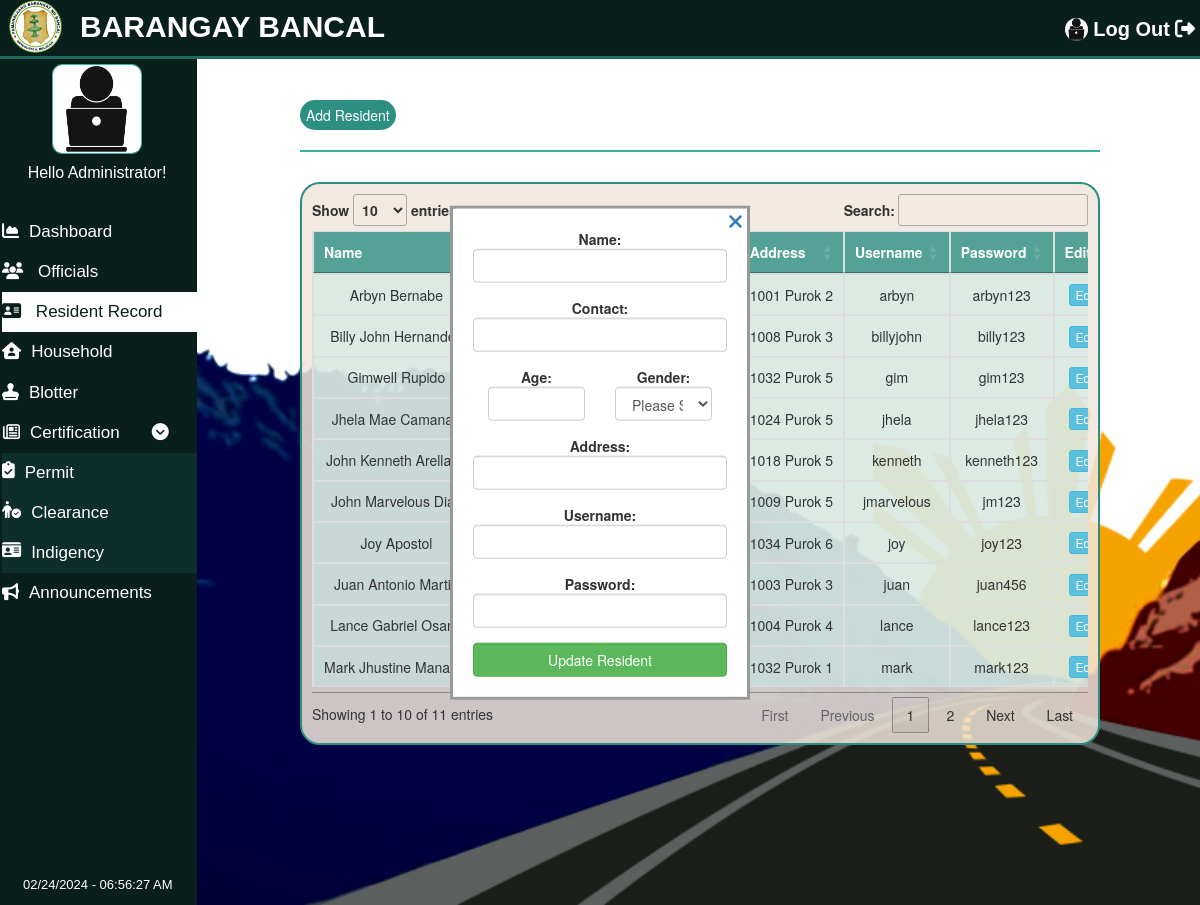
Page /pages/Residentrecord/edit.php (signed in) on the committed database.
### tables this page shows
CREATE TABLE `tblresidents` (
  `id` int(11) NOT NULL,
  `name` varchar(100) NOT NULL,
  `contact` varchar(100) NOT NULL,
  `age` varchar(100) NOT NULL,
  `gender` varchar(100) NOT NULL,
  `address` varchar(100) NOT NULL,
  `User` varchar(100) NOT NULL,
  `Pass` varchar(100) NOT NULL,
  `img_url` varchar(100) NOT NULL
);

### pages/Residentrecord/edit.php (the view, shortened to what this page needs)
<?php
if(empty($_SESSION['adminid']))
{
    header('Location:../LoginPage/LoginPage.php');
}
else
{
?>
<!DOCTYPE html>
<html lang="en">
<head>
    <link rel="stylesheet" href="../../css/Residentrecord_edit.css">
    <link rel="stylesheet" href="https://cdnjs.cloudflare.com/ajax/libs/font-awesome/6.2.0/css/all.min.css">
    <link rel="stylesheet" href="https://cdnjs.cloudflare.com/ajax/libs/twitter-bootstrap/3.3.7/css/bootstrap.min.css" />
    <link rel="stylesheet" href="https://cdn.datatables.net/1.12.1/css/jquery.dataTables.min.css" />
</head>
<body>
<div id="navbar" class="navbar-font">
      <a href="../logout_admin.php" id="admin-nav"  ><img src="../../images/admin.png" alt="default profile" id="navbar-pic" >Log Out<i class="fa-solid fa-right-from-bracket" style="margin-left: 5px;"></i></a>
      <a href="../Dashboard/Dashboard.php">
    <img src="../../images/bmsLogo.png" alt="bmsLogo" id="bmsLogo" class="w3-bar-item">
        <h4 id="name">BARANGAY BANCAL </h4> </a>
    </div>
    <div id="sidebar" class="sidebar-font">
    <img src="../../images/admin.png" alt="default profile" id="sidebar-pic" >
        <h4 id="hello">Hello Administrator!</h4>
        <a href="../Dashboard/Dashboard.php" class="dashboard"><i class="fa-solid fa-chart-area"></i>Dashboard</a>
        <a href="../Officials/Officials.php" class="officials "><i class="fa-solid fa-users"></i> Officials</a>
        <a href="../Residentrecord/Residentrecord.php" class="residentrecord active"><i class="fa fa-address-card"></i>    Resident Record</a>
        <a href="../Household/Household.php" class="household"><i class="fa-solid fa-house-user"></i>Household</a>
        <a href="../Blotter/Blotter.php" class="blotter "><i class="fa-solid fa-stamp"></i>Blotter</a>
        <button class="certs"><i class="fa-regular fa-newspaper"></i>Certification<i class="fa-solid fa-circle-chevron-down" style="margin-left: 32px;"></i></button>
        <div id="certs">
        <a href="../Certificates/Certificates.php" class="certs"><i class="fa-solid fa-clipboard-check"></i>Permit</a>
        <a href="../Clearance/Clearance.php" class="certs"><i class="fa-solid fa-person-circle-check"></i>Clearance</a>
        <a href="../Indigency/Indigency.php" class="certs"><i class="fa-solid fa-id-card"></i>Indigency</a>
        </div>
        <a href="../Announcement/Announcement.php" class="announcement"><i class="fa-solid fa-bullhorn"></i>Announcements</a>
        <span id='ct7'  style="color: white;
                               font-size: 13px;
                               position:fixed;
                               bottom:10px;
                               left: 23px;
                               "></span>
    </div>
    <div class="main">
    <button type="submit" id="btn-submit" onclick="openForm()">Add Resident</button>
    <hr style="border: 1px solid #37B3A3;">
    <?php
      include "config.php";
      $id = $_POST['id'];
      $query = "SELECT * FROM `tblresidents` WHERE id='$id'";
      $sql = mysqli_query($conn, $query);
      if($sql) {
       $row = mysqli_fetch_array($sql)
          ?>
             <div class="loginPopup">
            <div class="formPopup" id="popupForm">
              <form method="post" action=""  class="formContainer" autocomplete="off">
                <a href="Residentrecord.php"><i class="fa-sharp fa-solid fa-xmark" area-hidden="true" id="close-icon"></i></a>
                  <div class="form-group ">
                      <strong>Name:</strong>
                      <input type="text" name="name" class="form-control"  value="<?php echo $row['name']?>">
                    </div>
                    <div class="form-group  ">
                      <strong>Contact:</strong>
                      <input type="text" name="contact" class="form-control"  value="<?php echo $row['contact']?>">
                    </div>
                    <div class="form-group col-sm-6  ">
                        <strong >Age:</strong>
                        <input type="number" min="1" max="100"  name="age" class="form-control"  value="<?php echo $row['age']?>">
                    </div>
                    <div class="form-group col-sm-6 " >
                    <strong for="gender">Gender:</strong>  </br>
                        <select name="gender" class="form-control">
                          <option disabled selected>Please Select</option>
                        </select>
                    </div>
                    <div class="form-group " >
                        <strong>Address:</strong>
                        <input type="text" name="address" class="form-control"  value="<?php echo $row['address']?>">
                    </div>
                    <div class="form-group  " >
                      <strong>Username:</strong>
                      <input type="text" name="uname" class="form-control"  value="<?php echo $row['User']?>">
                  </div>
                  <div class="form-group ">
                      <strong>Password:</strong>
                      <input type="text" name="password" class="form-control"  value="<?php echo $row['Pass']?>">
                   </div>
                    <input  type="submit" name="submit" value="Update Resident" class="btn btn-success save-btn form-control"  >
              </form>
            </div>
          </div>
          <?php
      }
    ?>
    <br/>
          <div class="table-responsive text-nowrap" id="table">
          <table id="example" class="table table-bordered table-hover" style="width:100%">
            <thead>
              <th width="200px" class="text-center">Name</th>
              <th width="140px" class="text-center">Contact</th>
              <th width="100px" class="text-center">Age</th>
              <th width="50px" class="text-center">Gender</th>
              <th width="200px" class="text-center">Address</th>
              <th width="100x" class="text-center">Username</th>
              <th width="100px" class="text-center">Password</th>
              <th width="60px"class="text-center">Edit</th>
            </thead>
            <tbody>
            <?php
                $sql = "SELECT * FROM `tblresidents`";
                $result = mysqli_query($conn, $sql);
                while ($row = mysqli_fetch_assoc($result)) {
                  ?>
                  <tr class="text-center">
                    <td><?php echo $row['name'] ?></td>
                    <td><?php echo $row['contact'] ?></td>
                    <td><?php echo $row['age'] ?></td>
                    <td><?php echo $row['gender'] ?></td>
                    <td><?php echo $row['address'] ?></td>
                    <td><?php echo $row['User'] ?></td>
                    <td><?php echo $row['Pass'] ?></td>
                    <td>
                    <form action="edit.php" method="post">
                    <input type="submit" class='btn btn-info btn-xs btn-update' name="edit" value="Edit">
                    </td>
                </tr>
                <?php
                }
              ?>
            </tbody>
          </table>
          </div>
    </div>
</body>
</html>
<?php } ?>

### css/Residentrecord_edit.css (style rules this page uses)
body { height: 100%; width: 100%; background-image: url("../images/009.jpg"); background-size: cover; background-repeat: no-repeat; background-attachment: fixed; overflow: hidden; }
#sidebar { background-color: #091f1c; margin: 0; width: 200px; position: fixed; top: 59px; left: -3px; height: 100%; overflow: auto; z-index: 1; }
.navbar-font { font-family: "Century Gothic", CenturyGothic, AppleGothic, sans-serif; font-size: 20px; }
.sidebar-font { font-family: "Century Gothic", CenturyGothic, AppleGothic, sans-serif; font-size: 10px; }
#navbar { max-width: 100%; border-bottom: 3px solid #206a60; position: fixed; left: 0; width: 100%; height: 59px; text-align: right; background-color:#091f1c; top: 0; z-index: 1; }
#name { position: fixed; top: 0px; left: 80px; font-size: 30px; font-weight: 800; color: white; }
#admin-nav { position: relative; top: 15px; right: 5px; font-weight: 800; text-decoration: none; color: white; }
#bmsLogo { height: 55px; width: 55px; position: fixed; top: -1px; left: 8px; }
#sidebar a { text-decoration: none; color: white; display: block; font-size: 17px; margin-left: 5px; padding-top: 8px; padding-bottom: 8px; }
#sidebar i { margin-right: 10px; }
#sidebar a.active { background-color: white; color:#091f1c; }
#hello { text-align: center; font-size: 16px; font-weight: 200; color: white; margin-bottom: 30px; }
.certs { background-color: #091f1c; color: white; border: none; font-size: 17px; height: 40px; width: 100%; text-align: left; }
#certs a { background-color: #0d2e2a; display: flex; }
body { display: grid; grid-template-columns: 200px 1fr; grid-template-areas: "header header" "sidebar main" "sidebar footer"; }
.main { grid-area: main; padding: 100px; overflow-x: auto; }
#btn-submit { height: 30px; border-radius: 20px; background-color: #2C8F82; border: none; color: white; }
.loginPopup { position: relative; text-align: center; width: 100%; margin-top: 70px; }
.formPopup { max-width: 300px; position: fixed; left: 50%; top: 20%; transform: translate(-50%, 5%); border: 3px solid #999999; z-index: 9; }
.formContainer { max-width: 700px; padding: 20px; background-color: #fff; }
#close-icon { position: absolute; top: 3px; right: 4px; font-size: 20px; }
#table { position: relative; top: -60px; border: 2px solid #2C8F82; padding: 10px; background-color: rgba(240, 231, 220,0.85); border-radius: 20px; }
#table thead { background-color: rgba(44, 143, 130,0.8); color: white; }
#table td { background-color: rgba(195, 236, 231,0.5); }
#sidebar-pic { display: block; margin-left: auto; margin-right: auto; margin-top: 5px; width: 90px; height: 90px; border: 1px solid #37B3A3 ; border-radius: 10px ; }
#navbar-pic { width: 23px; height: 23px; border-radius: 75px; margin-right: 5px; margin-bottom: 3px; }
@media only screen and (min-width: 768px) { body { zoom: 80%; } }
@media only screen and (min-width: 1080px) { body { zoom: 125%; } }
@media only screen and (min-width: 990px) { body { zoom: 100%; } }

### rows in the picture
tblresidents: name "Billy John Hernandez", address "1008 Purok 3", User "billyjohn", Pass "billy123"
tblresidents: name "John Marvelous Diaz", address "1009 Purok 5", User "jmarvelous", Pass "jm123"
tblresidents: name "Arbyn Bernabe", address "1001 Purok 2", User "arbyn", Pass "arbyn123"
tblresidents: name "Juan Antonio Martin", address "1003 Purok 3", User "juan", Pass "juan456"
tblresidents: name "Lance Gabriel Osano", address "1004 Purok 4", User "lance", Pass "lance123"
tblresidents: name "Jhela Mae Camanan", address "1024 Purok 5", User "jhela", Pass "jhela123"
tblresidents: name "John Kenneth Arellano", address "1018 Purok 5", User "kenneth", Pass "kenneth123"
tblresidents: name "Joy Apostol", address "1034 Purok 6", User "joy", Pass "joy123"
tblresidents: name "Mark Jhustine Manalad", address "1032 Purok 1", User "mark", Pass "mark123"
tblresidents: name "Gimwell Rupido", address "1032 Purok 5", User "gim", Pass "gim123"
